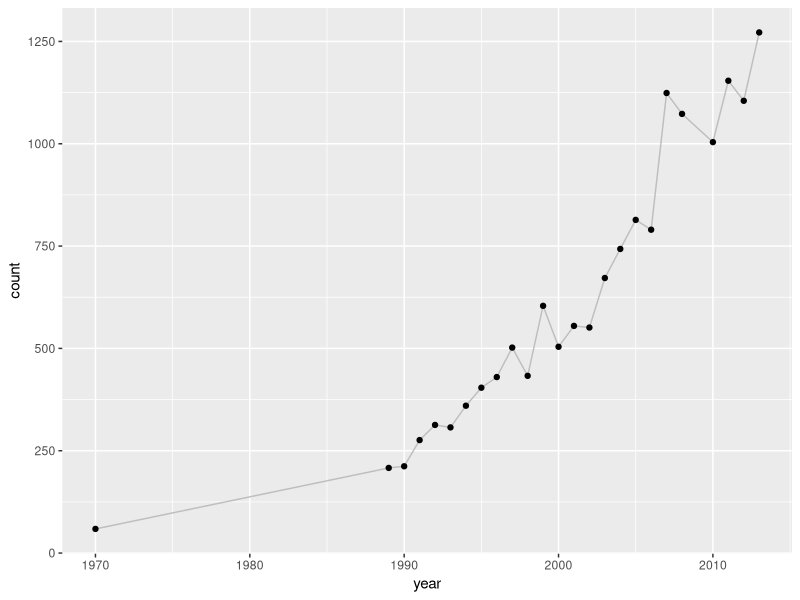
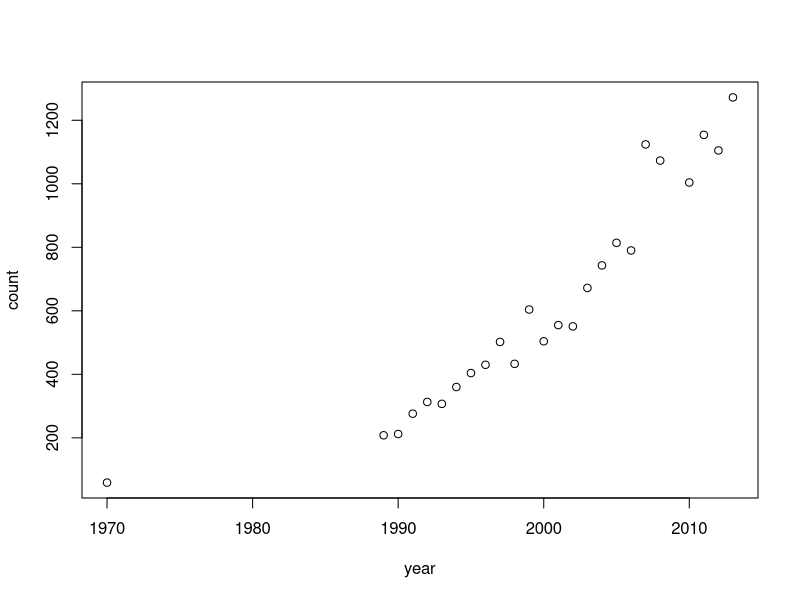
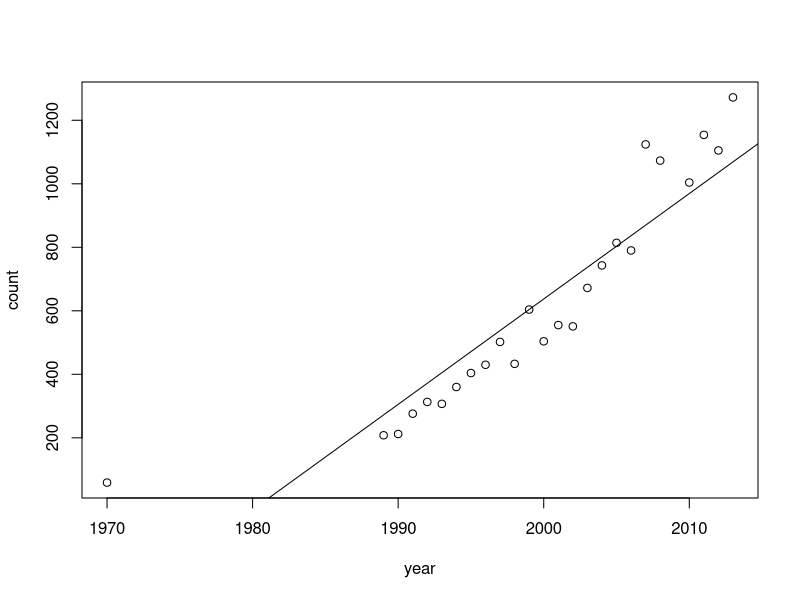
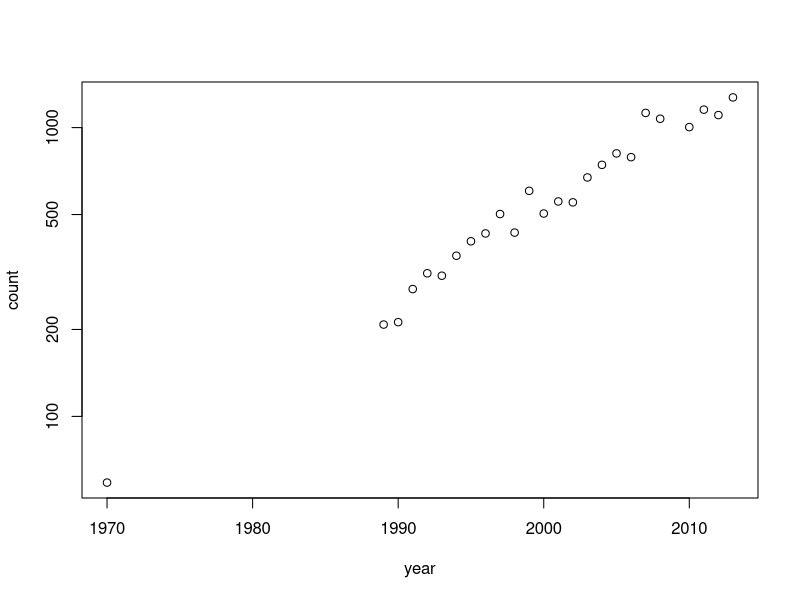
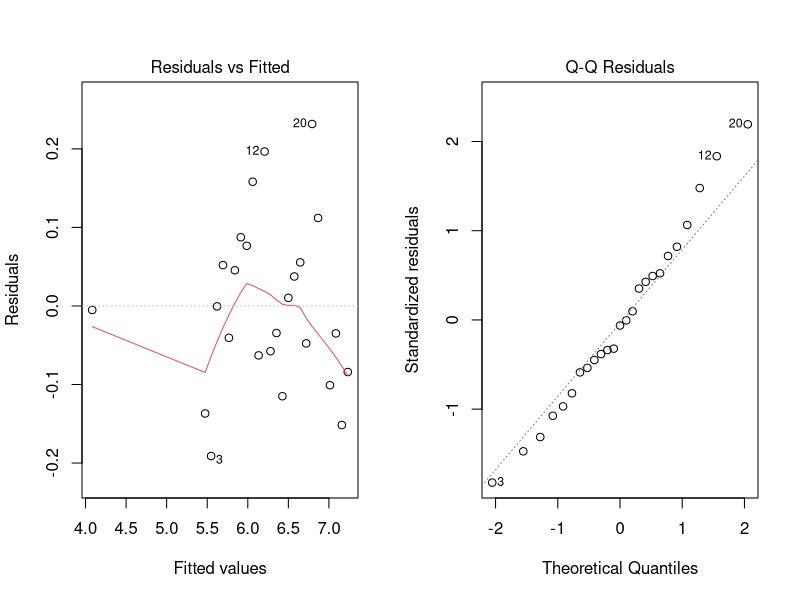
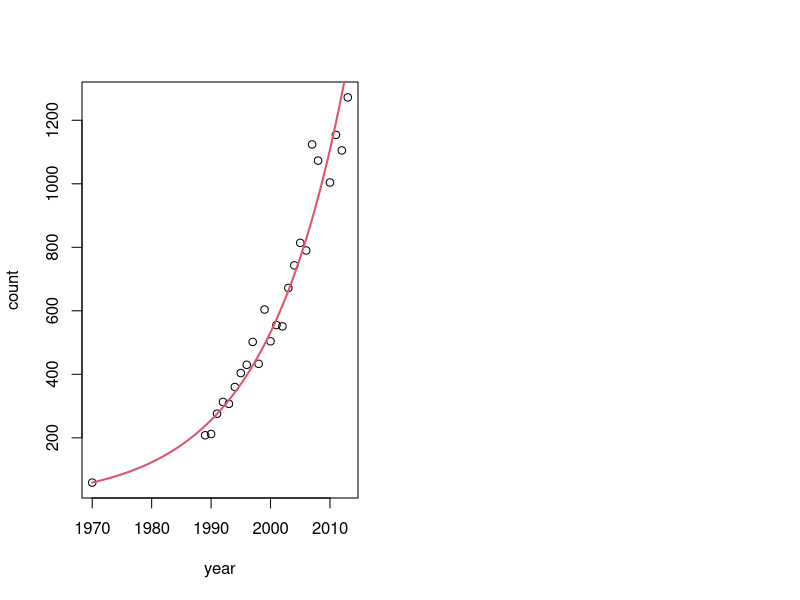

Here is the R script that generated these plots, in order:
## ---- chunk 1
knitr::opts_chunk$set(echo = FALSE, message = FALSE, warning = FALSE)
#output: html_document
## ---- chunk 2
cols <- function(side = "l", w = 50){
  side <- ifelse(side == "l", "left", "right")
  cat(paste0('<div style="float:', side, '; width: ', w, '%;">'))
}
## ---- chunk 3
WA <- read.csv("data/WA_SeaOtters_PopGrowth.csv")
require(ggplot2)
ggplot(WA, aes(year, count)) + geom_path(col = "grey") + geom_point()
## ---- chunk 4
WA <- read.csv("data/WA_SeaOtters_PopGrowth.csv")
head(WA)
## ---- chunk 5
plot(WA)
## ---- chunk 6
plot(WA); abline(lm(count ~ year, data = WA))
## ---- chunk 7
plot(WA, log = "y")
## ---- chunk 8
WA.growth <- lm(log(count) ~ I(year-1970), data = WA)
summary(WA.growth)
par(mfrow = c(1,2))
plot(WA.growth, 1:2)

#require(ggplot2)
#ggplot(WA, aes(year, count)) + geom_point() + geom_smooth(method = "glm", #family = "log")
## ---- chunk 9
plot(count~year, data = WA)
curve(59.14 * exp(0.07325 * (x-1970)), add = TRUE, col = 2, lwd = 2)
